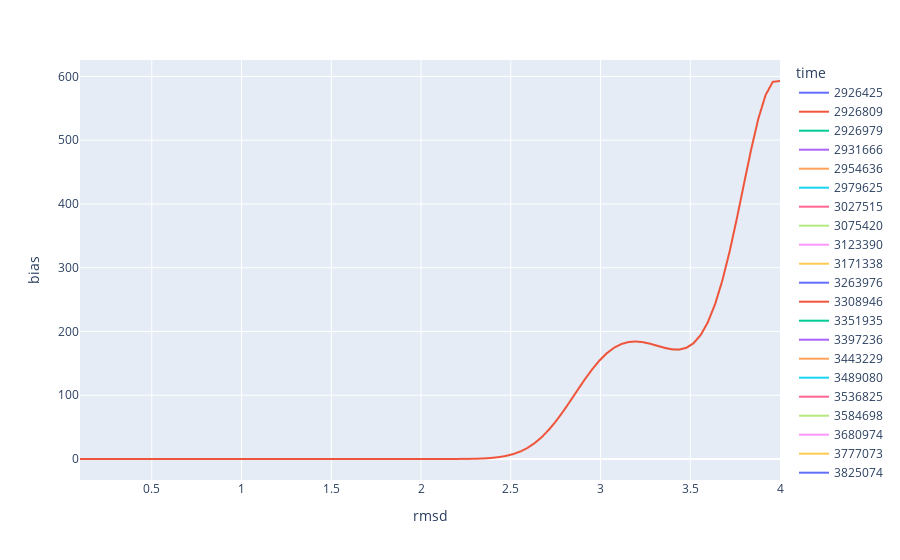

The notebook cell saved with this chart:
### Code cell
px.line(tdf, 
        x='rmsd', 
        y='bias', 
        color='time',
        category_orders={'time': cols}
       )
